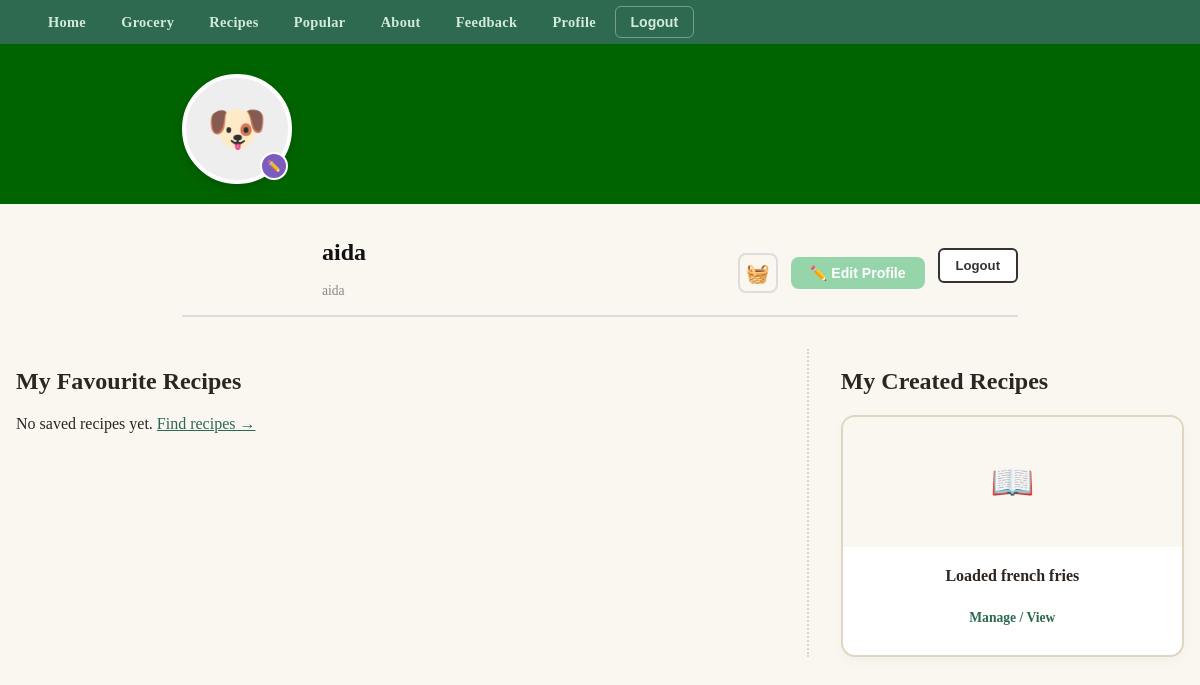
/profile/ (signed in), run on an earlier commit of the app's database.
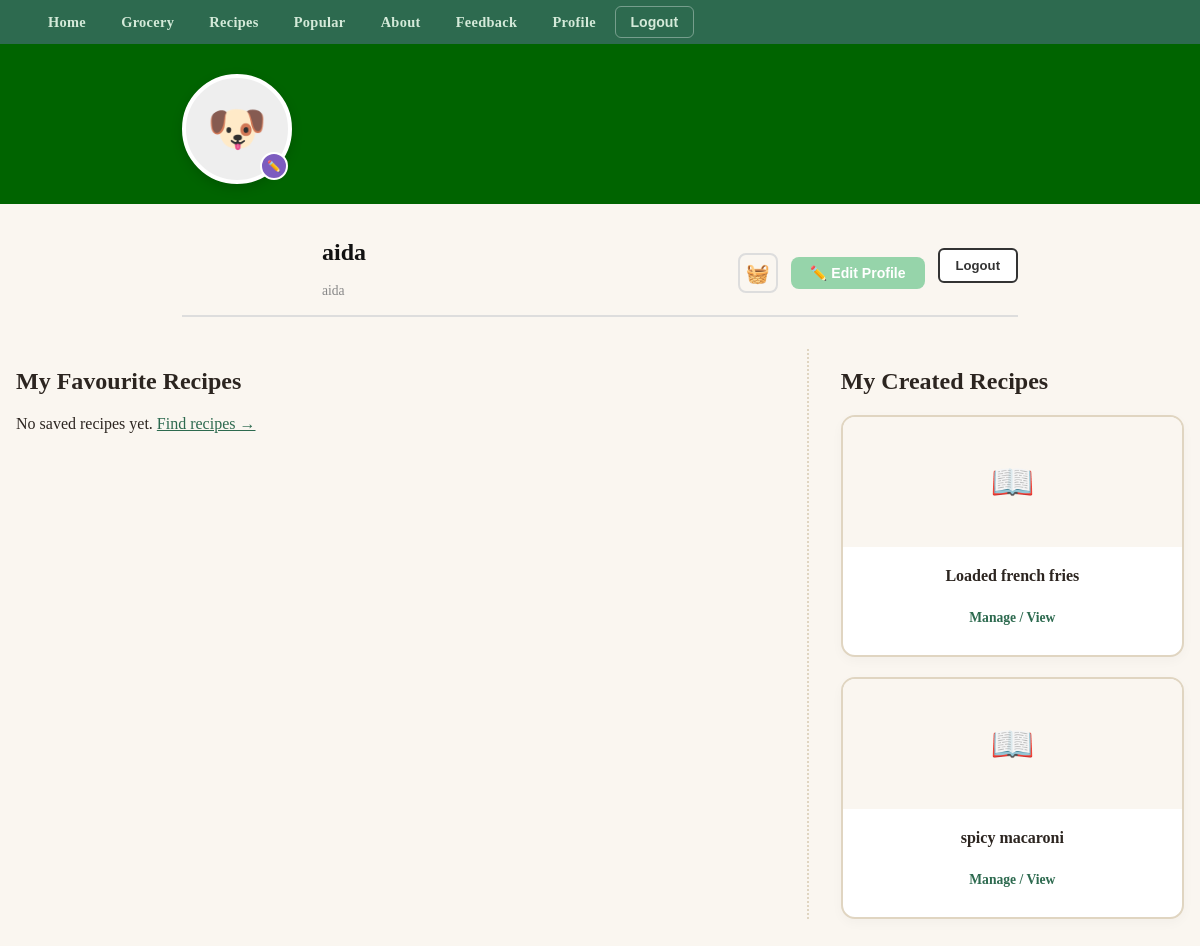
And on a later commit of the database.
### pages/models.py (models this page shows, shortened)
class Recipe(models.Model):
    BUDGET_CHOICES = [
        ('low',    'Below RM5'),
        ('medium', 'RM5 – RM15'),
        ('high',   'Above RM15'),
    ]
    MEAL_TYPE_CHOICES = [
    ('breakfast', 'Breakfast'),
    ('lunch',     'Lunch'),
    ('dinner',    'Dinner'),
    ('snack',     'Snack'),
    ('dessert',   'Dessert'),
    ('drinks',    'Drinks'),
    ('other',     'Other'),
    ]
    meal_type = models.CharField(max_length=20, choices=MEAL_TYPE_CHOICES, default='other')
    name         = models.CharField(max_length=100)
    ingredients  = models.ManyToManyField(
        Ingredient,
        blank=True,
        related_name='recipes'
    )
    cooking_time = models.IntegerField()
    appliance    = models.CharField(max_length=100)
    instructions = models.TextField()
    image_url    = models.URLField(max_length=500, null=True, blank=True)
    is_halal     = models.BooleanField(default=True)
    budget       = models.CharField(
        max_length=10, choices=BUDGET_CHOICES, default='low'
    )
    filters      = models.ManyToManyField(RecipeFilter, blank=True)
    user         = models.ForeignKey(
        'pages.AppUser',
        on_delete=models.CASCADE,
        related_name='recipes'
    )

### pages/views.py (the view)
# urls.py: path("profile/", views.profile, name="profile"),
@login_required
def profile(request):
    favourites = FavouriteRecipe.objects.select_related('recipe').filter(user=request.user)
    my_recipes = Recipe.objects.filter(user=request.user)
    favourited_ids = set(favourites.values_list('recipe_id', flat=True))
    return render(request, 'pages/user_profile.html', {
        'user':           request.user,
        'favourites':     favourites,
        'my_recipes':     my_recipes,
        'favourited_ids': favourited_ids,
    })

### pages/templates/pages/user_profile.html (shortened to what this page needs)
{% extends 'pages/base.html' %}
{% block content %}
<div class="profile-banner"></div>
<div class="profile-header">
  <div class="avatar-wrapper">
    <div class="avatar" id="avatarDisplay">
      <span id="avatarEmoji">🐶</span>
    </div>
    <label class="avatar-edit-btn" title="Change photo">
      ✏️
    </label>
  </div>
  <div class="profile-info-row">
    <div class="profile-name">
      <h1 id="displayName">{{ user.username }}</h1>
      <span id="displayEmail">{{ user.email|default:user.username }}</span>
    </div>
    <div class="profile-actions">
      <a href="{% url 'grocery' %}" class="icon-btn" title="My Grocery List">🧺</a>
      <button class="btn-edit-profile" onclick="toggleEdit()">✏️ Edit Profile</button>
      <form method="POST" action="{% url 'logout' %}" style="display:inline;">
        <button type="submit" class="btn-logout">Logout</button>
      </form>
    </div>
  </div>
</div>
<div class = "profile-container">
  <div class="profile-section col-left">
    <h2>My Favourite Recipes</h2>
    {% if favourites %}
      <div class="fav-grid">
        {% for fav in favourites %}
          <div class="fav-card" id="fav-item-{{ fav.recipe.id }}">
            <div class="fav-img-wrapper">
              {% if fav.recipe.image_url %}
                <img src="{{ fav.recipe.image_url }}" alt="{{ fav.recipe.name }}">
              {% else %}
                <span class="fav-placeholder">🍳</span>
              {% endif %}
            </div>
            <div class="fav-card-content">
              <h4>{{ fav.recipe.name }}</h4>
              <div class="fav-card-actions">
                <a href="{% url 'recipe_detail' fav.recipe.id %}" class="cta_primary">View Recipe</a>
                <button class="btn-unfav-card" onclick="unfavourite(this, {{ fav.recipe.id }})">♥</button>
              </div>
            </div>
          </div>
      </div>
      {% endfor %}
    </div>
  {% else %}
    <p class="empty-msg">No saved recipes yet. <a href="{% url 'recipe_list' %}" style="color: var(--green-dark);">Find recipes →</a></p>
  {% endif %}
  </div>
  <div class="profile-section col-right">
  <h2>My Created Recipes</h2>
  {% if my_recipes %}
    <div class="fav-grid">
      {% for recipe in my_recipes %}
        <div class="fav-card">
          <div class="fav-img-wrapper">
            {% if recipe.image_url %}
              <img src="{{ recipe.image_url }}" alt="{{ recipe.name }}">
            {% else %}
              <span class="fav-placeholder">📖</span>
            {% endif %}
          </div>
          <div class="fav-card-content">
            <h4>{{ recipe.name }}</h4>
            <div class="fav-card-actions">
              <a href="{% url 'recipe_detail' recipe.id %}" class="cta_primary">Manage / View</a>
            </div>
          </div>
        </div>
      {% endfor %}
    </div>
  {% else %}
    <p class="empty-msg">You haven't uploaded any recipes yet.</p>
  {% endif %}
  </div>
</div>
{% endblock %}

What changed in the data, as far as the page shows it:
added Recipe: name "spicy macaroni"
